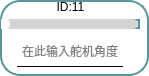
       <widget class="QFrame" name="frame_11">
        <property name="enabled">
         <bool>true</bool>
        </property>
        <property name="layoutDirection">
         <enum>Qt::RightToLeft</enum>
        </property>
        <property name="styleSheet">
         <string notr="true">* {
  background: white; /* 背景改为白色 */
  border: 2px solid #59969b; /* 使用与滑块一致的颜色 */
  border-radius: 20px;
}

</string>
        </property>
        <property name="frameShape">
         <enum>QFrame::StyledPanel</enum>
        </property>
        <property name="frameShadow">
         <enum>QFrame::Raised</enum>
        </property>
        <widget class="QLabel" name="label_id11">
         <property name="geometry">
          <rect>
           <x>1</x>
           <y>2</y>
           <width>139</width>
           <height>10</height>
          </rect>
         </property>
         <property name="minimumSize">
          <size>
           <width>0</width>
           <height>10</height>
          </size>
         </property>
         <property name="maximumSize">
          <size>
           <width>16777215</width>
           <height>10</height>
          </size>
         </property>
         <property name="styleSheet">
          <string notr="true">QLabel{border: none; /* 去掉控件的边框 */}
QLabel{background: none; /* 去掉控件的边框 */}</string>
         </property>
         <property name="text">
          <string>ID:11</string>
         </property>
         <property name="alignment">
          <set>Qt::AlignCenter</set>
         </property>
        </widget>
        <widget class="QSlider" name="Slider_Servo11">
         <property name="geometry">
          <rect>
           <x>1</x>
           <y>19</y>
           <width>139</width>
           <height>10</height>
          </rect>
         </property>
         <property name="maximumSize">
          <size>
           <width>16777215</width>
           <height>10</height>
          </size>
         </property>
         <property name="layoutDirection">
          <enum>Qt::LeftToRight</enum>
         </property>
         <property name="styleSheet">
          <string notr="true">QSlider::groove:horizontal {
    border: none;
    height: 10px;
    background-color: lightgray;
    border-radius: 5px;
}

QSlider::handle:horizontal {
    width: 12px; /* 增大滑块的宽度 */
    margin: -1px 0px -1px -5px;
    border-radius: 6px; /* 也可以调整圆角半径以匹配滑块的大小 */
    background-color: white;
}

QSlider::sub-page:horizontal {
    background-color: qlineargradient(x1:0, y1:0, x2:1, y2:1, stop:0 #59969b, stop:1 #04e7fa);
    border-radius: 5px;
}
</string>
         </property>
         <property name="minimum">
          <number>0</number>
         </property>
         <property name="maximum">
          <number>240</number>
         </property>
         <property name="orientation">
          <enum>Qt::Horizontal</enum>
         </property>
         <property name="invertedAppearance">
          <bool>false</bool>
         </property>
         <property name="tickPosition">
          <enum>QSlider::NoTicks</enum>
         </property>
         <property name="tickInterval">
          <number>1</number>
         </property>
        </widget>
        <widget class="QLineEdit" name="lineEdit_servo11">
         <property name="enabled">
          <bool>true</bool>
         </property>
         <property name="geometry">
          <rect>
           <x>17</x>
           <y>36</y>
           <width>106</width>
           <height>31</height>
          </rect>
         </property>
         <property name="maximumSize">
          <size>
           <width>120</width>
           <height>16777215</height>
          </size>
         </property>
         <property name="layoutDirection">
          <enum>Qt::LeftToRight</enum>
         </property>
         <property name="styleSheet">
          <string notr="true">QLineEdit {
            border-top: none;
            border-left: none;
            border-right: none;
            border-bottom: 1px solid black;
            background-color: transparent;
        }
        
        QLineEdit:focus {
            border-bottom: 1px solid #2a70f4;
        }</string>
         </property>
         <property name="alignment">
          <set>Qt::AlignCenter</set>
         </property>
         <property name="placeholderText">
          <string>在此输入舵机角度</string>
         </property>
        </widget>
       </widget>
